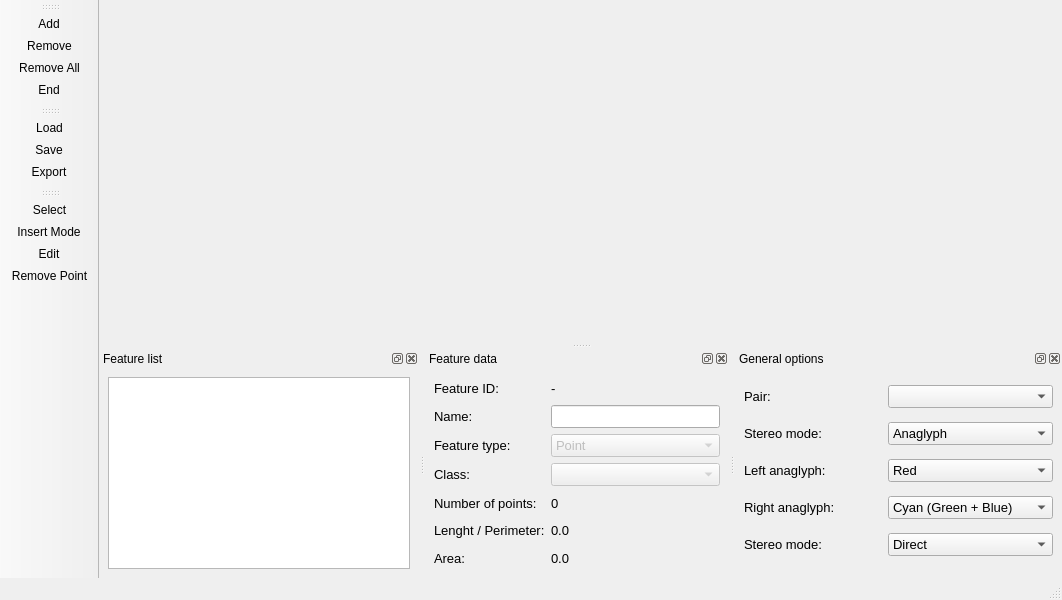
<?xml version="1.0" encoding="UTF-8"?>
<ui version="4.0">
 <class>StereoPlotterForm</class>
 <widget class="QMainWindow" name="StereoPlotterForm">
  <property name="geometry">
   <rect>
    <x>0</x>
    <y>0</y>
    <width>1062</width>
    <height>600</height>
   </rect>
  </property>
  <property name="windowTitle">
   <string>Stereoplotter</string>
  </property>
  <property name="dockNestingEnabled">
   <bool>false</bool>
  </property>
  <widget class="QWidget" name="centralwidget"/>
  <widget class="QMenuBar" name="menubar">
   <property name="geometry">
    <rect>
     <x>0</x>
     <y>0</y>
     <width>1062</width>
     <height>25</height>
    </rect>
   </property>
  </widget>
  <widget class="QStatusBar" name="statusbar"/>
  <widget class="QDockWidget" name="featureListDockWidget">
   <property name="minimumSize">
    <size>
     <width>96</width>
     <height>121</height>
    </size>
   </property>
   <property name="features">
    <set>QDockWidget::AllDockWidgetFeatures</set>
   </property>
   <property name="windowTitle">
    <string>Feature list</string>
   </property>
   <attribute name="dockWidgetArea">
    <number>8</number>
   </attribute>
   <widget class="QWidget" name="dockWidgetContents_4">
    <layout class="QGridLayout" name="gridLayout_3">
     <item row="0" column="0">
      <widget class="QTreeView" name="treeView"/>
     </item>
    </layout>
   </widget>
  </widget>
  <widget class="QDockWidget" name="featureEditorDockWidget">
   <property name="minimumSize">
    <size>
     <width>250</width>
     <height>223</height>
    </size>
   </property>
   <property name="maximumSize">
    <size>
     <width>3500</width>
     <height>250</height>
    </size>
   </property>
   <property name="contextMenuPolicy">
    <enum>Qt::NoContextMenu</enum>
   </property>
   <property name="features">
    <set>QDockWidget::AllDockWidgetFeatures</set>
   </property>
   <property name="windowTitle">
    <string>Feature data</string>
   </property>
   <attribute name="dockWidgetArea">
    <number>8</number>
   </attribute>
   <widget class="QWidget" name="dockWidgetContents_5">
    <layout class="QGridLayout" name="gridLayout_6">
     <item row="0" column="0">
      <layout class="QGridLayout" name="gridLayout_2">
       <item row="0" column="0">
        <widget class="QLabel" name="label_11">
         <property name="font">
          <font>
           <pointsize>10</pointsize>
          </font>
         </property>
         <property name="text">
          <string>Feature ID:</string>
         </property>
        </widget>
       </item>
       <item row="0" column="1">
        <widget class="QLabel" name="featureIdLabel">
         <property name="font">
          <font>
           <pointsize>10</pointsize>
          </font>
         </property>
         <property name="text">
          <string>-</string>
         </property>
        </widget>
       </item>
       <item row="1" column="0">
        <widget class="QLabel" name="label_4">
         <property name="font">
          <font>
           <pointsize>10</pointsize>
          </font>
         </property>
         <property name="text">
          <string>Name:</string>
         </property>
        </widget>
       </item>
       <item row="1" column="1">
        <widget class="QLineEdit" name="nameEdit">
         <property name="font">
          <font>
           <pointsize>10</pointsize>
          </font>
         </property>
         <property name="readOnly">
          <bool>true</bool>
         </property>
        </widget>
       </item>
       <item row="2" column="0">
        <widget class="QLabel" name="label_5">
         <property name="font">
          <font>
           <pointsize>10</pointsize>
          </font>
         </property>
         <property name="text">
          <string>Feature type:</string>
         </property>
        </widget>
       </item>
       <item row="2" column="1">
        <widget class="QComboBox" name="comboBox_3">
         <property name="enabled">
          <bool>false</bool>
         </property>
         <property name="font">
          <font>
           <pointsize>10</pointsize>
          </font>
         </property>
         <item>
          <property name="text">
           <string>Point</string>
          </property>
         </item>
         <item>
          <property name="text">
           <string>Line</string>
          </property>
         </item>
         <item>
          <property name="text">
           <string>Polygon</string>
          </property>
         </item>
        </widget>
       </item>
       <item row="3" column="0">
        <widget class="QLabel" name="label_6">
         <property name="font">
          <font>
           <pointsize>10</pointsize>
          </font>
         </property>
         <property name="text">
          <string>Class:</string>
         </property>
        </widget>
       </item>
       <item row="3" column="1">
        <widget class="QComboBox" name="comboBox_4">
         <property name="enabled">
          <bool>false</bool>
         </property>
         <property name="font">
          <font>
           <pointsize>10</pointsize>
          </font>
         </property>
        </widget>
       </item>
       <item row="4" column="0">
        <widget class="QLabel" name="label_12">
         <property name="font">
          <font>
           <pointsize>10</pointsize>
          </font>
         </property>
         <property name="text">
          <string>Number of points:</string>
         </property>
        </widget>
       </item>
       <item row="4" column="1">
        <widget class="QLabel" name="noPointsLabel">
         <property name="font">
          <font>
           <pointsize>10</pointsize>
          </font>
         </property>
         <property name="text">
          <string>0</string>
         </property>
        </widget>
       </item>
       <item row="5" column="0">
        <widget class="QLabel" name="label_9">
         <property name="font">
          <font>
           <pointsize>10</pointsize>
          </font>
         </property>
         <property name="text">
          <string>Lenght / Perimeter:</string>
         </property>
         <property name="wordWrap">
          <bool>true</bool>
         </property>
        </widget>
       </item>
       <item row="5" column="1">
        <widget class="QLabel" name="perimeterLabel">
         <property name="font">
          <font>
           <pointsize>10</pointsize>
          </font>
         </property>
         <property name="text">
          <string>0.0</string>
         </property>
        </widget>
       </item>
       <item row="6" column="0">
        <widget class="QLabel" name="label_10">
         <property name="font">
          <font>
           <pointsize>10</pointsize>
          </font>
         </property>
         <property name="text">
          <string>Area:</string>
         </property>
        </widget>
       </item>
       <item row="6" column="1">
        <widget class="QLabel" name="areaLabel">
         <property name="font">
          <font>
           <pointsize>10</pointsize>
          </font>
         </property>
         <property name="text">
          <string>0.0</string>
         </property>
        </widget>
       </item>
      </layout>
     </item>
    </layout>
   </widget>
  </widget>
  <widget class="QDockWidget" name="generalOptionsDockWidget">
   <property name="minimumSize">
    <size>
     <width>279</width>
     <height>197</height>
    </size>
   </property>
   <property name="maximumSize">
    <size>
     <width>3500</width>
     <height>250</height>
    </size>
   </property>
   <property name="features">
    <set>QDockWidget::AllDockWidgetFeatures</set>
   </property>
   <property name="windowTitle">
    <string>General options</string>
   </property>
   <attribute name="dockWidgetArea">
    <number>8</number>
   </attribute>
   <widget class="QWidget" name="dockWidgetContents_2">
    <layout class="QGridLayout" name="gridLayout_5">
     <item row="0" column="0">
      <widget class="QLabel" name="label">
       <property name="font">
        <font>
         <pointsize>10</pointsize>
        </font>
       </property>
       <property name="text">
        <string>Pair:</string>
       </property>
      </widget>
     </item>
     <item row="0" column="1">
      <widget class="QComboBox" name="comboBox">
       <property name="font">
        <font>
         <pointsize>10</pointsize>
        </font>
       </property>
      </widget>
     </item>
     <item row="1" column="0">
      <widget class="QLabel" name="label_2">
       <property name="font">
        <font>
         <pointsize>10</pointsize>
        </font>
       </property>
       <property name="text">
        <string>Stereo mode:</string>
       </property>
      </widget>
     </item>
     <item row="1" column="1">
      <widget class="QComboBox" name="comboBox_2">
       <property name="font">
        <font>
         <pointsize>10</pointsize>
        </font>
       </property>
       <item>
        <property name="text">
         <string>Anaglyph</string>
        </property>
       </item>
       <item>
        <property name="text">
         <string>Polarized glasses</string>
        </property>
       </item>
      </widget>
     </item>
     <item row="2" column="0">
      <widget class="QLabel" name="label_3">
       <property name="font">
        <font>
         <pointsize>10</pointsize>
        </font>
       </property>
       <property name="text">
        <string>Left anaglyph:</string>
       </property>
      </widget>
     </item>
     <item row="2" column="1">
      <widget class="QComboBox" name="comboBox_5">
       <property name="font">
        <font>
         <pointsize>10</pointsize>
        </font>
       </property>
       <item>
        <property name="text">
         <string>Red</string>
        </property>
       </item>
       <item>
        <property name="text">
         <string>Green</string>
        </property>
       </item>
       <item>
        <property name="text">
         <string>Blue</string>
        </property>
       </item>
       <item>
        <property name="text">
         <string>Cyan (Green + Blue)</string>
        </property>
       </item>
       <item>
        <property name="text">
         <string>Yellow (Red + Green)</string>
        </property>
       </item>
       <item>
        <property name="text">
         <string>Magenta (Red + Blue)</string>
        </property>
       </item>
      </widget>
     </item>
     <item row="3" column="0">
      <widget class="QLabel" name="label_7">
       <property name="font">
        <font>
         <pointsize>10</pointsize>
        </font>
       </property>
       <property name="text">
        <string>Right anaglyph:</string>
       </property>
      </widget>
     </item>
     <item row="3" column="1">
      <widget class="QComboBox" name="comboBox_6">
       <property name="font">
        <font>
         <pointsize>10</pointsize>
        </font>
       </property>
       <property name="currentIndex">
        <number>3</number>
       </property>
       <item>
        <property name="text">
         <string>Red</string>
        </property>
       </item>
       <item>
        <property name="text">
         <string>Green</string>
        </property>
       </item>
       <item>
        <property name="text">
         <string>Blue</string>
        </property>
       </item>
       <item>
        <property name="text">
         <string>Cyan (Green + Blue)</string>
        </property>
       </item>
       <item>
        <property name="text">
         <string>Yellow (Red + Green)</string>
        </property>
       </item>
       <item>
        <property name="text">
         <string>Magenta (Red + Green)</string>
        </property>
       </item>
      </widget>
     </item>
     <item row="4" column="0">
      <widget class="QLabel" name="label_8">
       <property name="font">
        <font>
         <pointsize>10</pointsize>
        </font>
       </property>
       <property name="text">
        <string>Stereo mode:</string>
       </property>
      </widget>
     </item>
     <item row="4" column="1">
      <widget class="QComboBox" name="comboBox_7">
       <property name="font">
        <font>
         <pointsize>10</pointsize>
        </font>
       </property>
       <item>
        <property name="text">
         <string>Direct</string>
        </property>
       </item>
       <item>
        <property name="text">
         <string>Reverse</string>
        </property>
       </item>
      </widget>
     </item>
    </layout>
   </widget>
  </widget>
  <widget class="QToolBar" name="featuresToolBar">
   <property name="windowTitle">
    <string>Feature tools</string>
   </property>
   <attribute name="toolBarArea">
    <enum>LeftToolBarArea</enum>
   </attribute>
   <attribute name="toolBarBreak">
    <bool>false</bool>
   </attribute>
   <addaction name="actionAdd"/>
   <addaction name="actionRemove"/>
   <addaction name="actionRemove_All"/>
   <addaction name="actionEnd"/>
  </widget>
  <widget class="QToolBar" name="filesToolBar">
   <property name="windowTitle">
    <string>File tools</string>
   </property>
   <attribute name="toolBarArea">
    <enum>LeftToolBarArea</enum>
   </attribute>
   <attribute name="toolBarBreak">
    <bool>false</bool>
   </attribute>
   <addaction name="actionLoad"/>
   <addaction name="actionSave"/>
   <addaction name="actionExport"/>
  </widget>
  <widget class="QToolBar" name="pointsToolBar">
   <property name="windowTitle">
    <string>Point tools</string>
   </property>
   <attribute name="toolBarArea">
    <enum>LeftToolBarArea</enum>
   </attribute>
   <attribute name="toolBarBreak">
    <bool>false</bool>
   </attribute>
   <addaction name="actionSelect"/>
   <addaction name="actionInsert"/>
   <addaction name="actionEdit"/>
   <addaction name="actionRemove_Point"/>
  </widget>
  <action name="actionAdd">
   <property name="icon">
    <iconset resource="../resource/resource.qrc">
     <normaloff>:/icon/add.png</normaloff>:/icon/add.png</iconset>
   </property>
   <property name="text">
    <string>Add</string>
   </property>
   <property name="toolTip">
    <string>Add new feature</string>
   </property>
  </action>
  <action name="actionRemove">
   <property name="icon">
    <iconset resource="../resource/resource.qrc">
     <normaloff>:/icon/remove.png</normaloff>:/icon/remove.png</iconset>
   </property>
   <property name="text">
    <string>Remove</string>
   </property>
   <property name="toolTip">
    <string>Remove feature</string>
   </property>
  </action>
  <action name="actionRemove_All">
   <property name="icon">
    <iconset resource="../resource/resource.qrc">
     <normaloff>:/icon/removeall.png</normaloff>:/icon/removeall.png</iconset>
   </property>
   <property name="text">
    <string>Remove All</string>
   </property>
   <property name="toolTip">
    <string>Remove all features</string>
   </property>
  </action>
  <action name="actionEnd">
   <property name="icon">
    <iconset resource="../resource/resource.qrc">
     <normaloff>:/icon/featdone.png</normaloff>:/icon/featdone.png</iconset>
   </property>
   <property name="text">
    <string>End</string>
   </property>
   <property name="toolTip">
    <string>End feature</string>
   </property>
  </action>
  <action name="actionSelect">
   <property name="checkable">
    <bool>true</bool>
   </property>
   <property name="icon">
    <iconset resource="../resource/resource.qrc">
     <normaloff>:/icon/select.png</normaloff>:/icon/select.png</iconset>
   </property>
   <property name="text">
    <string>Select</string>
   </property>
   <property name="toolTip">
    <string>Select feature/point</string>
   </property>
  </action>
  <action name="actionInsert">
   <property name="checkable">
    <bool>true</bool>
   </property>
   <property name="icon">
    <iconset resource="../resource/resource.qrc">
     <normaloff>:/icon/ptadd.png</normaloff>:/icon/ptadd.png</iconset>
   </property>
   <property name="text">
    <string>Insert Mode</string>
   </property>
   <property name="toolTip">
    <string>Insert point mode</string>
   </property>
  </action>
  <action name="actionEdit">
   <property name="checkable">
    <bool>true</bool>
   </property>
   <property name="icon">
    <iconset resource="../resource/resource.qrc">
     <normaloff>:/icon/ptedit.png</normaloff>:/icon/ptedit.png</iconset>
   </property>
   <property name="text">
    <string>Edit</string>
   </property>
   <property name="toolTip">
    <string>Edit point mode</string>
   </property>
  </action>
  <action name="actionRemove_Point">
   <property name="icon">
    <iconset resource="../resource/resource.qrc">
     <normaloff>:/icon/ptremove.png</normaloff>:/icon/ptremove.png</iconset>
   </property>
   <property name="text">
    <string>Remove Point</string>
   </property>
   <property name="toolTip">
    <string>Remove point</string>
   </property>
  </action>
  <action name="actionLoad">
   <property name="icon">
    <iconset resource="../resource/resource.qrc">
     <normaloff>:/icon/fileopen.png</normaloff>:/icon/fileopen.png</iconset>
   </property>
   <property name="text">
    <string>Load</string>
   </property>
   <property name="toolTip">
    <string>Load features</string>
   </property>
  </action>
  <action name="actionSave">
   <property name="icon">
    <iconset resource="../resource/resource.qrc">
     <normaloff>:/icon/filesave</normaloff>:/icon/filesave</iconset>
   </property>
   <property name="text">
    <string>Save</string>
   </property>
   <property name="toolTip">
    <string>Save features</string>
   </property>
  </action>
  <action name="actionExport">
   <property name="icon">
    <iconset resource="../resource/resource.qrc">
     <normaloff>:/icon/report.png</normaloff>:/icon/report.png</iconset>
   </property>
   <property name="text">
    <string>Export</string>
   </property>
   <property name="toolTip">
    <string>Export features as...</string>
   </property>
  </action>
 </widget>
 <resources>
  <include location="../resource/resource.qrc"/>
 </resources>
 <connections/>
</ui>
